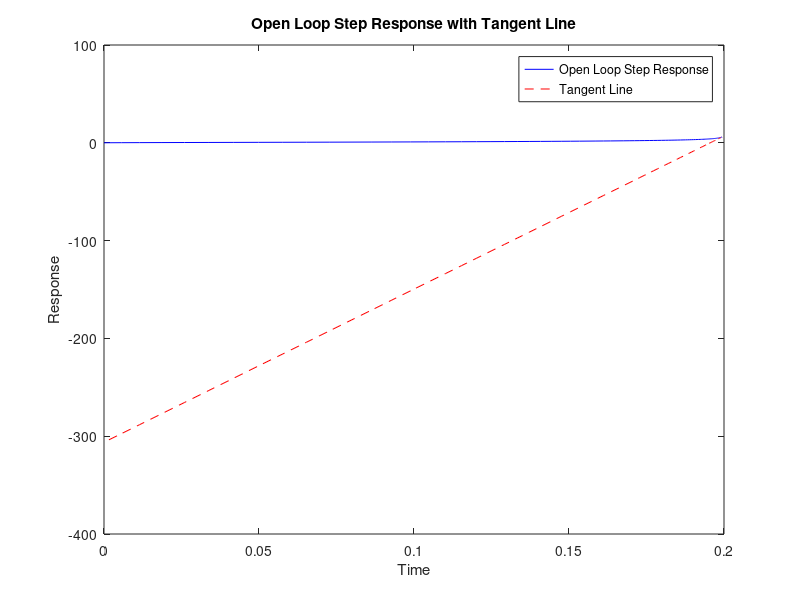
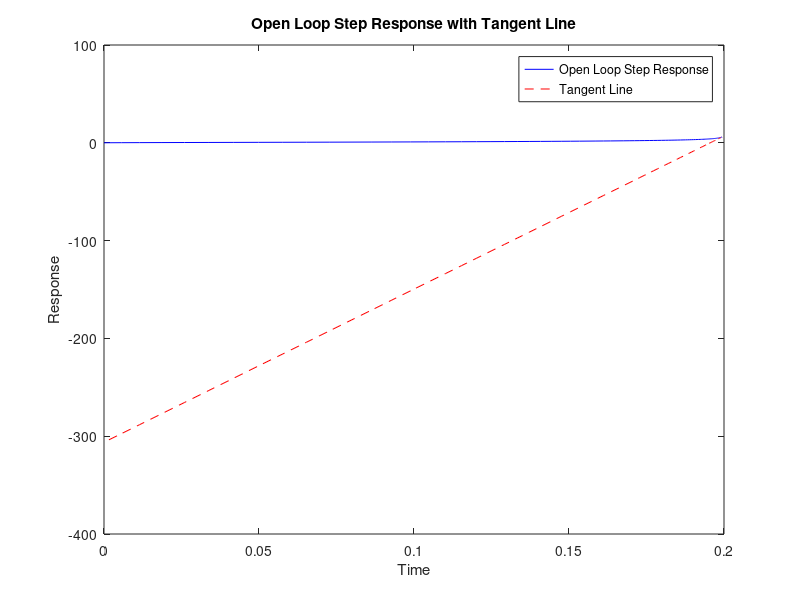
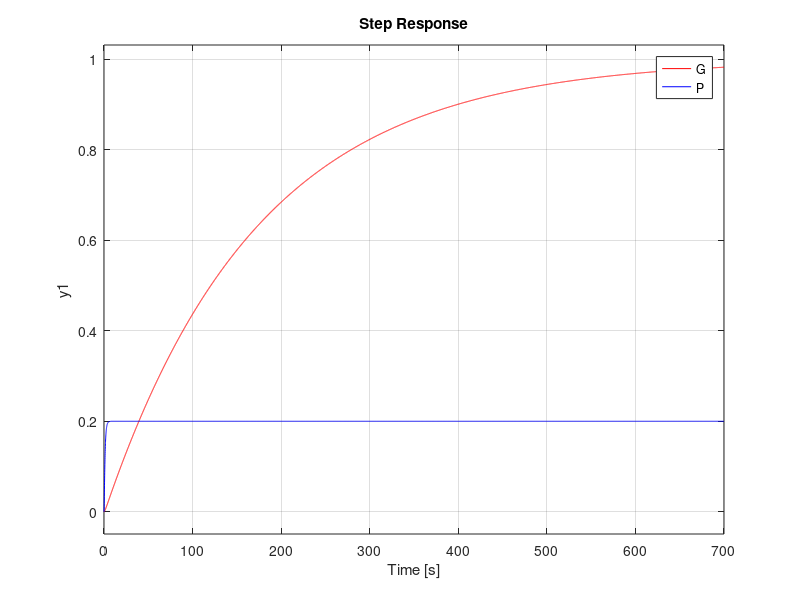

The MATLAB script that drew these images, in order:
clear all
close all
clc
pkg load control

P = zpk([],[-1 -5],1); % 制御対象

% 開ループステップ応答を求める
[time, response] = step(P);

% ステップ応答の最大傾きを求める
[max_slope, max_slope_index] = max(diff(response)./diff(time));

% 最大傾きの接線を求める
tangent_line = max_slope * (time(2:end) - time(max_slope_index)) + response(max_slope_index);

% 最大傾きの接線をプロット
figure;
plot(time, response, 'b', time(2:end), tangent_line, 'r--');
title('Open Loop Step Response with Tangent Line');
xlabel('Time');
ylabel('Response');
legend('Open Loop Step Response', 'Tangent Line');
print("open-loop-tangent.png","-dpng");

% 最大傾き R と時間軸の交点 L を求める
L = interp1(tangent_line, time(2:end), 0); % 時間軸との交点
R = max_slope; % 最大傾き

disp(['最大傾き R: ', num2str(R)]);
disp(['時間軸の交点 L: ', num2str(L)]);
print("op-res.png","-dpng");

% PIDゲインの導出　計算した値を下3つに代入
Kp = 0.01092773;
Ti = 0.37936;
Td = 0.09484;

Ki = Kp/Ti;
Kd = Td*Kp;

% PID制御による時間応答
C = pid(Kp, Ki, Kd);
L = C*P;
GG = L/(1+L);
G = minreal(GG);

figure;
step(G, 'r', P, 'b'); % Gのステップ応答を赤色、Pのステップ応答を青色でプロット
legend('G', 'P'); % 凡例を設定

